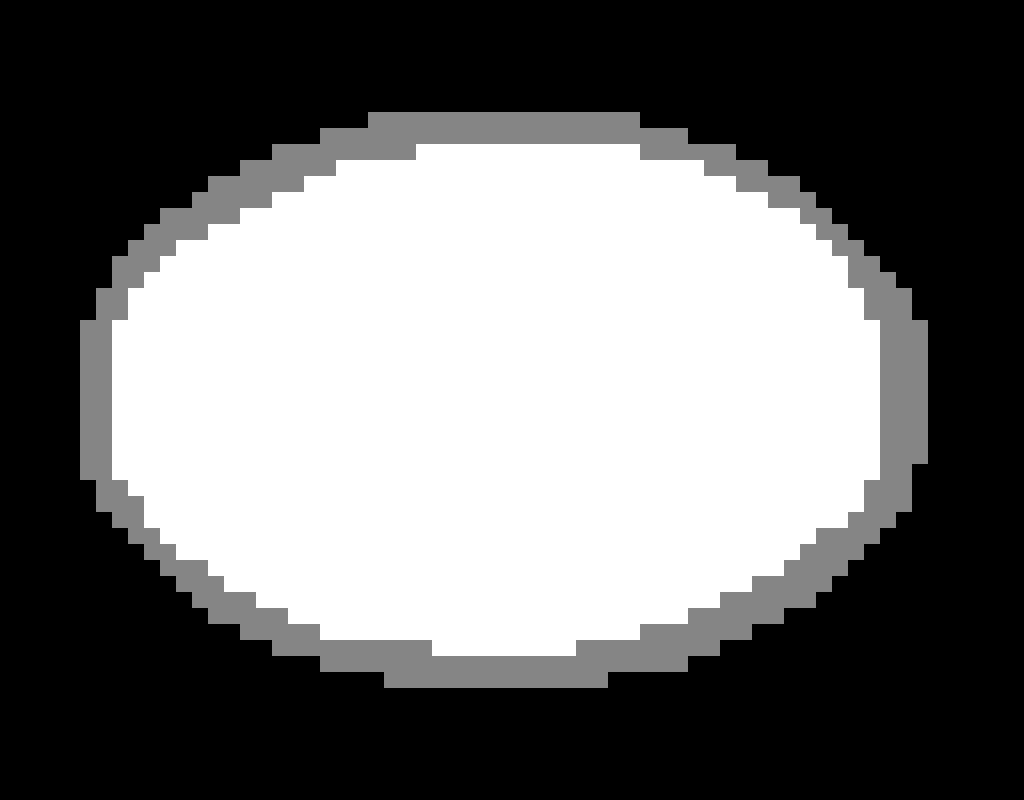

This game map was drawn from its Tiled (.tmx) file and the tilesets committed beside it. A one-line description and the trimmed map source follow:
An orthogonal 64x50 tile map with 16x16 px tiles, 1 tile layer (access_map).

<map version="1.0" orientation="orthogonal" width="64" height="50" tilewidth="16" tileheight="16">
 <tileset firstgid="1" name="access_map" tilewidth="16" tileheight="16">
  <image source="../gfx/access_map.png" width="48" height="16" />
 </tileset>
 <layer name="access_map" width="64" height="50">
  <data>[3200 cells, 3200 non-empty, 3 distinct tile ids]</data>
 </layer>
</map>